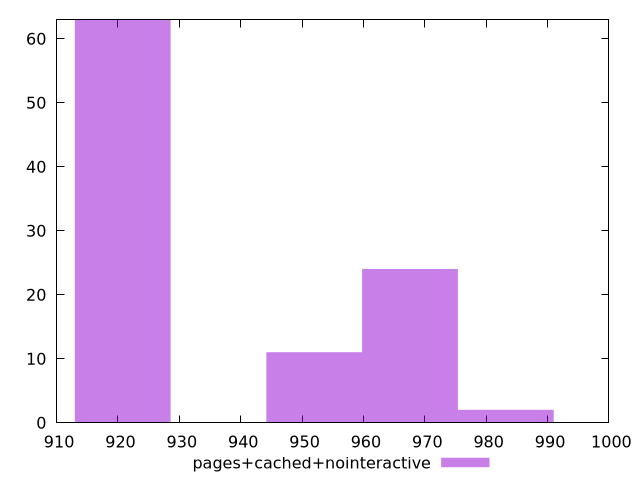

Generate this figure with gnuplot:
$_pagesCachedNointeractive <<EOF
983.1948158860693 2
920.7697482107633 63
967.5885489672427 24
951.9822820484162 11
EOF
set key outside below
set terminal pngcairo
set output "report_00006_2020-11-02T20-21-41.718Z/render-blocking-resources/pages+cached+nointeractive//raw_hist.png"
set yrange [0:63]
set boxwidth 15.606266918826496
set style fill transparent solid 0.5 noborder
plot $_pagesCachedNointeractive title "pages+cached+nointeractive" with boxes ,
